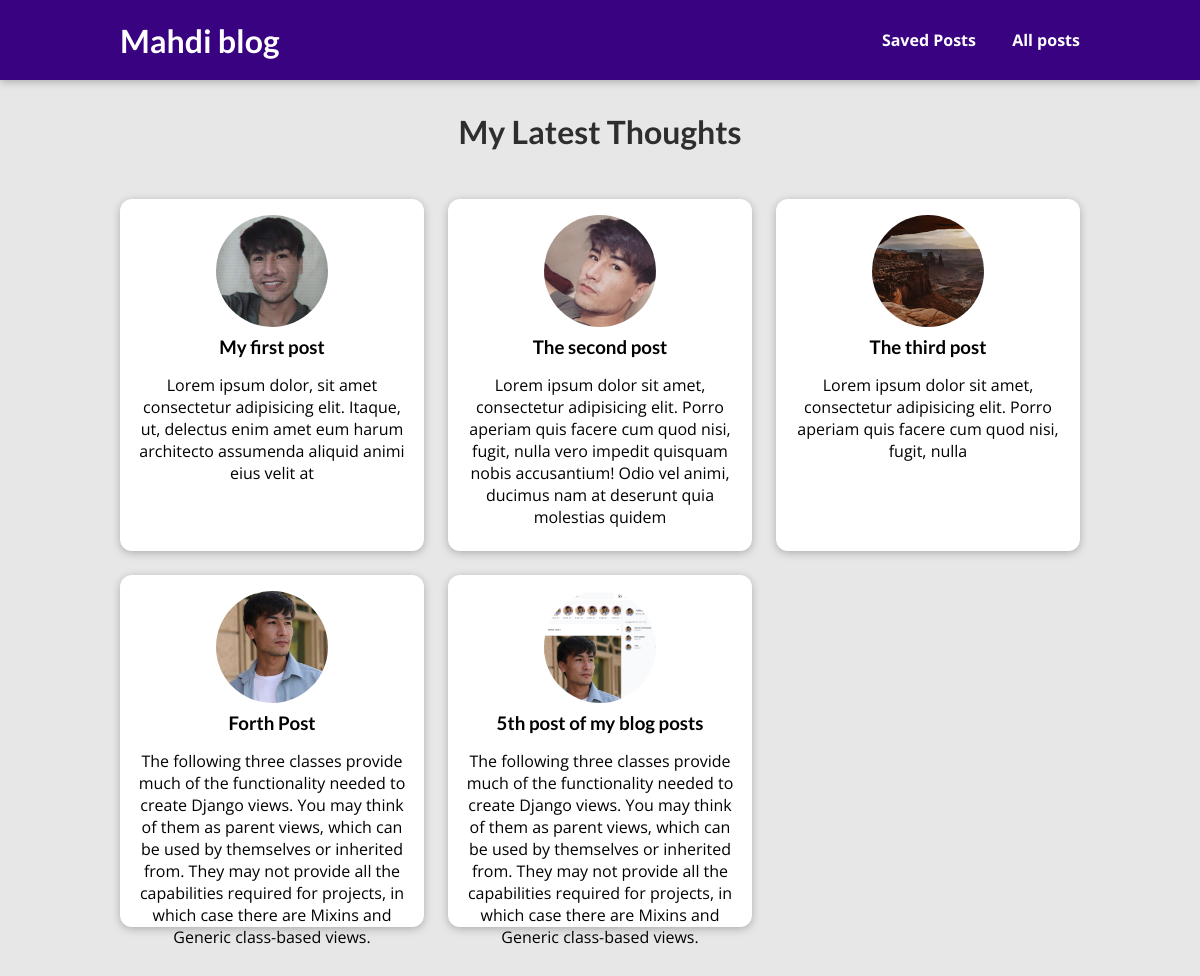
The page /posts on the database its author committed.
### blog/models.py (models this page shows, shortened)
class Post(models.Model):
    title = models.CharField(max_length=100)
    excerpt = models.TextField()
    image = models.ImageField(upload_to='posts')
    date = models.DateField(auto_now=True, )
    slug = models.SlugField(max_length=100, unique=True, db_index=True)
    content = models.TextField(max_length=10000, validators=[MinLengthValidator(10)])
    author = models.ForeignKey(Author, on_delete=models.CASCADE, related_name='posts')
    tags = models.ManyToManyField('Tag')
    class Meta:
        verbose_name = 'Post'
        verbose_name_plural = 'Posts'

### blog/views.py (the view)
# urls.py: path('posts', PostList.as_view(), name='posts'),
class PostList(ListView):
    model = Post
    context_object_name = 'posts'
    template_name='blog/posts.html'

### blog/templates/blog/posts.html (shortened to what this page needs)
{% extends 'base.html' %}
{% load static %}
{% block css %}
<link rel="stylesheet" href="{% static 'blog/post.css' %}">
<link rel="stylesheet" href="{% static 'blog/all-posts.css' %}">
{% endblock css %}
{% block content %}
    <section id="all-posts">
        <h2>My Latest Thoughts</h2>
        <ul>
            {% for post in posts %}
                {% include "blog/includes/post.html" %}
            {% endfor %}
        </ul>
    </section>
{% endblock %}

### blog/templates/blog/includes/post.html
<li>
    <article class="post">
        <a href="{% url 'post_details' post.slug %}">
            <img src="{{ post.image.url }}" alt="{{ post.title }}">
            <div class="post__content">
                <h3>{{ post.title }}</h3>
                <p>{{ post.excerpt }}</p>
            </div>
        </a>
    </article>
</li>

### static/app.css (style rules this page uses)
* { box-sizing: border-box; }
html { font-family: 'Open Sans', 'Lato', sans-serif; }
body { margin: 0; }
h1, h2, h3 { font-family: 'Lato', sans-serif; font-weight: bold; }

### blog/static/blog/post.css (style rules this page uses)
.post { display: flex; flex-direction: column; align-items: center; text-align: center; }
.post a { text-decoration: none; color: black; transition: all 0.2s ease; padding: 1rem; text-overflow: ellipsis; }
.post img { width: 5rem; height: 5rem; object-fit: cover; border-radius: 50%; }
.post h3 { margin: 0.25rem 0; }

### blog/static/blog/all-posts.css (style rules this page uses)
body { background-color: #e7e7e7; }
#all-posts { margin: 7rem auto; width: 90%; max-width: 60rem; }
#all-posts h2 { text-align: center; font-size: 2rem; color: #2e2e2e; margin: 3rem 0; }
ul { list-style: none; margin: 0; padding: 0; display: grid; grid-template-columns: repeat(auto-fill, minmax(17rem, 1fr)); gap: 1.5rem; }
.post img { width: 7rem; height: 7rem; }
.post a { height: 22rem; transform-origin: center; box-shadow: 0 2px 8px rgba(0, 0, 0, 0.25); border-radius: 12px; background-color: white; }

### rows shown on the page
Post: image (picture), title "My first post", excerpt "Lorem ipsum dolor, sit amet consectetur adipisicing elit. Itaque, ut, delectus enim amet eum harum architecto assumenda aliquid animi eius velit at"
Post: image (picture), title "The second post", excerpt "Lorem ipsum dolor sit amet, consectetur adipisicing elit. Porro aperiam quis facere cum quod nisi, fugit, nulla vero impedit quisquam nobis accusantium! Odio vel animi, ducimus nam at deserunt quia molestias quidem"
Post: image (picture), title "The third post", excerpt "Lorem ipsum dolor sit amet, consectetur adipisicing elit. Porro aperiam quis facere cum quod nisi, fugit, nulla"
Post: image (picture), title "Forth Post", excerpt "The following three classes provide much of the functionality needed to create Django views. You may think of them as parent views, which can be used by themselves or inherited from. They may not provide all the capabilities required for projects, in which case there are Mixins and Generic class-based views."
Post: image (picture), title "5th post of my blog posts", excerpt "The following three classes provide much of the functionality needed to create Django views. You may think of them as parent views, which can be used by themselves or inherited from. They may not provide all the capabilities required for projects, in which case there are Mixins and Generic class-based views."
